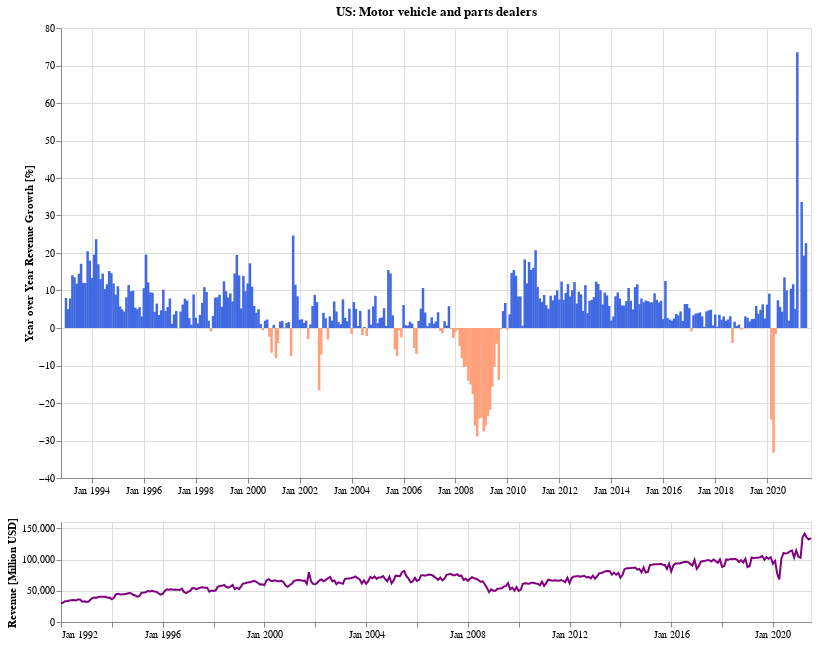

Notebook cell for this chart:
### Markdown cell above
### What is the trend for automotive-related retail sales revenue?

### Code cell
doComboChartFor('Motor vehicle and parts dealers', df_combined)

### Figure 1 — Vega-Lite specification as saved in the notebook (floating-point values rounded to 4 significant figures; data arrays with more than 128 entries replaced by an {"elided": "..."} marker saying what was removed)
{"config": {"view": {"continuousWidth": 400, "continuousHeight": 300}}, "vconcat": [{"mark": {"type": "bar", "color": "royalblue", "size": 2.5}, "encoding": {"color": {"condition": {"value": "lightsalmon", "test": "datum['yoy'] < 0"}, "value": "royalblue"}, "tooltip": [{"type": "temporal", "field": "dt", "format": "%B %Y", "title": "Period"}, {"type": "quantitative", "field": "yoy", "format": ",.02f"}], "x": {"type": "temporal", "axis": {"format": "%b %Y", "title": ""}, "field": "dt", "impute": {"value": null}, "scale": {"domain": {"selection": "selector007"}}}, "y": {"type": "quantitative", "axis": {"title": "Year over Year Revenue Growth [%]"}, "field": "yoy"}}, "height": 450, "title": "US: Motor vehicle and parts dealers", "transform": [{"window": [{"op": "lag", "field": "Motor vehicle and parts dealers", "param": 12, "as": "previous"}], "sort": [{"field": "dt"}]}, {"calculate": "((datum['Motor vehicle and parts dealers'] - datum.previous) / datum.previous) * 100", "as": "yoy"}, {"filter": "datum['yoy'] < 100"}], "width": 750}, {"mark": {"type": "line", "color": "purple"}, "encoding": {"tooltip": [{"type": "temporal", "field": "dt", "format": "%b %Y"}, {"type": "quantitative", "field": "yoy", "format": ",.02f"}], "x": {"type": "temporal", "axis": {"format": "%b %Y", "title": ""}, "field": "dt"}, "y": {"type": "quantitative", "axis": {"title": "Revenue [Million USD]"}, "field": "Motor vehicle and parts dealers"}}, "height": 100, "selection": {"selector007": {"type": "interval", "encodings": ["x"]}}, "width": 750}], "background": "white", "data": {"name": "data-8156d284b6dc644c2025d5996956974b"}, "$schema": "https://vega.github.io/schema/vega-lite/v4.8.1.json", "datasets": {"data-8156d284b6dc644c2025d5996956974b": {"elided": "355 records"}}}
